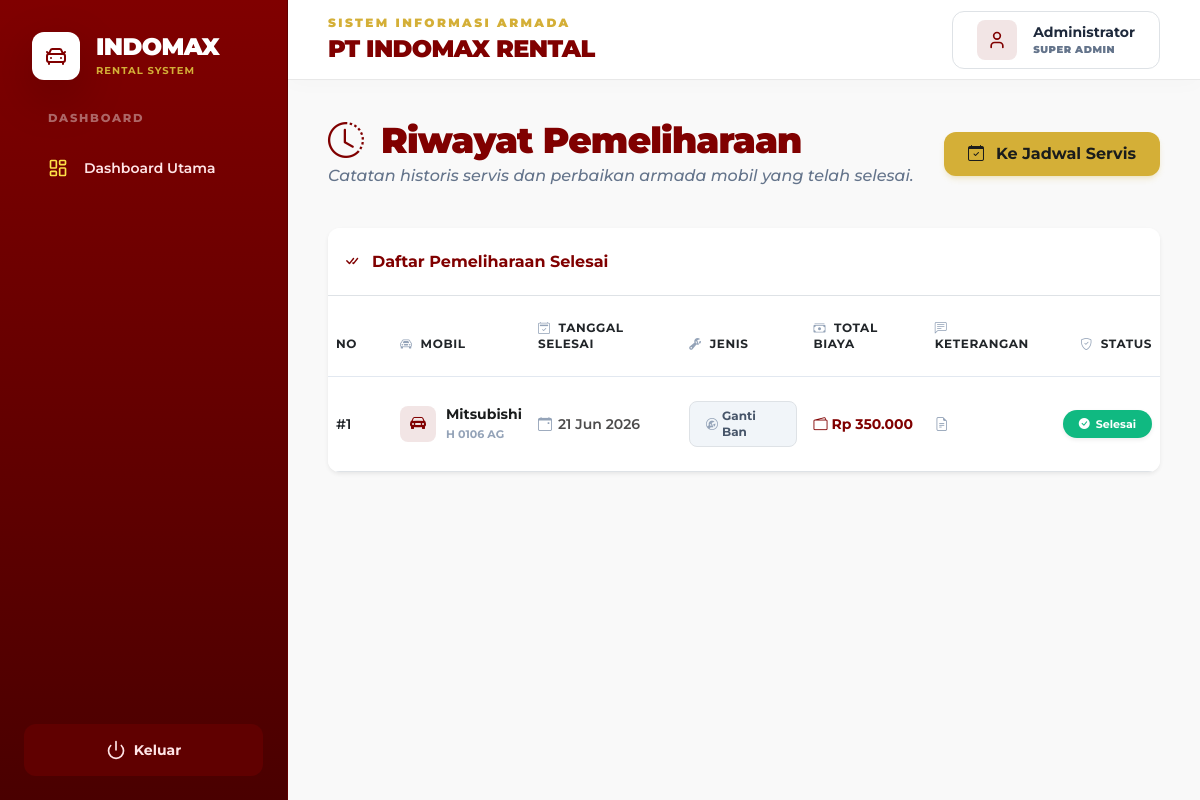
Page /Admin/riwayat_pemeliharaan.php on the earlier database version.
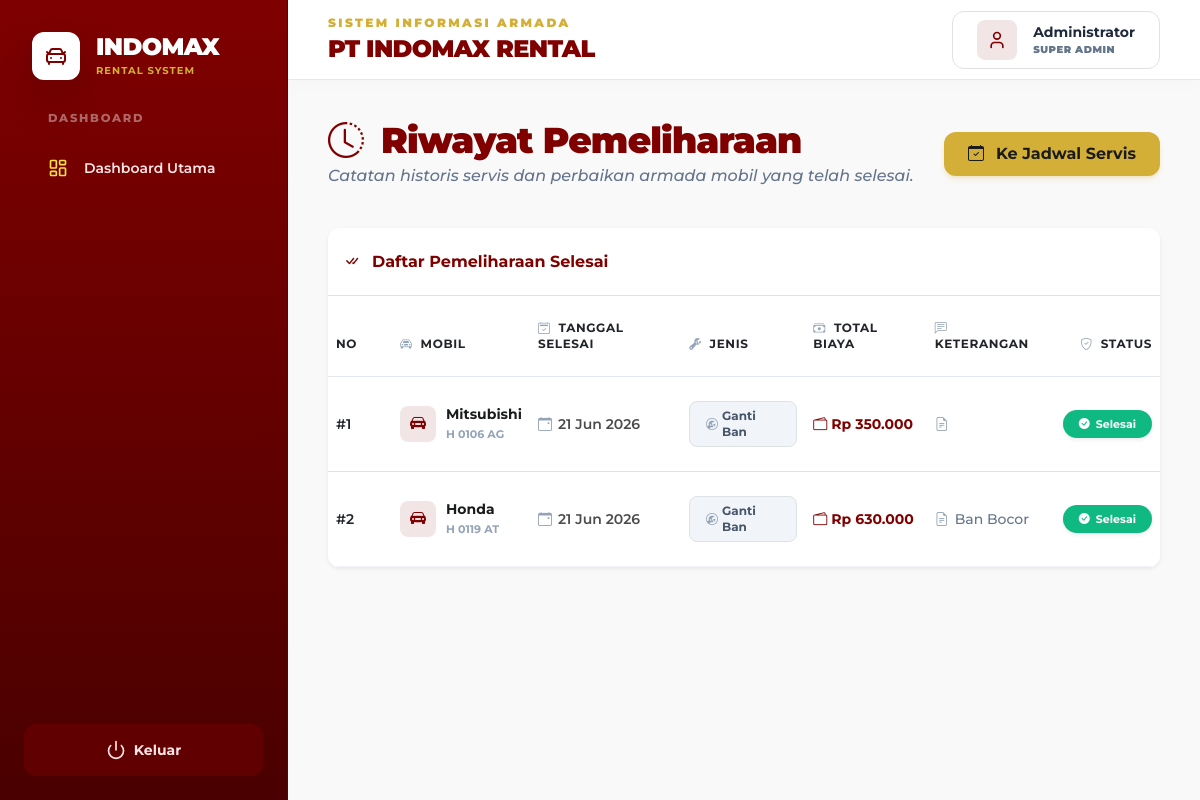
Same page on the later database version.
### tables this page shows
CREATE TABLE `pemeliharaan` (
  `id_pemeliharaan` int(11) NOT NULL,
  `kode_mobil` varchar(10) NOT NULL,
  `tanggal_pemeliharaan` date NOT NULL,
  `jenis_pemeliharaan` enum('Servis Rutin','Perbaikan Kerusakan','Ganti Ban','Ganti Oli','Lainnya') NOT NULL,
  `biaya_pemeliharaan` decimal(12,2) NOT NULL,
  `keterangan` text DEFAULT NULL,
  `status` enum('terjadwal','selesai') DEFAULT 'terjadwal'
);

CREATE TABLE `mobil` (
  `kode_mobil` varchar(10) NOT NULL,
  `merk` varchar(50) DEFAULT NULL,
  `jenis` varchar(50) DEFAULT NULL,
  `nopol` varchar(15) DEFAULT NULL,
  `tarif_per_hari` decimal(10,2) DEFAULT NULL,
  `status_mobil` enum('tersedia','disewa') DEFAULT 'tersedia',
  `Gambar` varchar(255) NOT NULL,
  `Unit_Tersedia` int(10) UNSIGNED NOT NULL
);

### Admin/riwayat_pemeliharaan.php (the view, shortened to what the changed rows need)
<?php
include 'koneksi.php';
$riwayat = mysqli_query($conn, "SELECT p.*, m.merk, m.nopol FROM pemeliharaan p JOIN mobil m ON p.kode_mobil = m.kode_mobil WHERE p.status = 'selesai' ORDER BY p.tanggal_pemeliharaan DESC");
?>
<div class="card border-0 shadow-sm rounded-xl overflow-hidden mb-10">
    <div class="card-body p-0">
        <div class="table-responsive">
            <table class="table table-hover align-middle mb-0 text-left border-collapse w-full">
                <thead class="bg-slate-50 border-b border-slate-200">
                    <tr class="text-slate-500 text-xs uppercase tracking-wider font-bold">
                        <th class="ps-6 py-4 w-16">No</th>
                        <th class="py-4"><i class="bi bi-car-front text-slate-400 me-1"></i> Mobil</th>
                        <th class="py-4"><i class="bi bi-calendar2-check text-slate-400 me-1"></i> Tanggal Selesai</th>
                        <th class="py-4"><i class="bi bi-wrench-adjustable text-slate-400 me-1"></i> Jenis</th>
                        <th class="py-4"><i class="bi bi-cash-stack text-slate-400 me-1"></i> Total Biaya</th>
                        <th class="py-4"><i class="bi bi-chat-left-text text-slate-400 me-1"></i> Keterangan</th>
                        <th class="pe-6 py-4 text-right"><i class="bi bi-shield-check text-slate-400 me-1"></i> Status</th>
                    </tr>
                </thead>
                <tbody class="divide-y divide-slate-100 bg-white">
                    <?php
                    $no = 1;
                    if ($riwayat && mysqli_num_rows($riwayat) > 0) {
                        while($r = mysqli_fetch_assoc($riwayat)) {
                    ?>
                    <tr class="hover:bg-slate-50/50 transition-colors group">
                        <td class="ps-6 py-4 text-sm font-semibold text-slate-400">#<?= $no++; ?></td>
                        <td class="py-4">
                            <div class="d-flex align-items-center gap-2.5">
                                <div class="w-9 h-9 rounded-lg bg-[#800000]/10 text-[#800000] flex items-center justify-center shrink-0">
                                    <i class="bi bi-car-front-fill fs-6"></i>
                                </div>
                                <div>
                                    <span class="fw-bold text-[#1a1c1c] text-sm block leading-tight"><?= htmlspecialchars($r['merk']); ?></span>
                                    <small class="text-slate-400 text-[11px] font-bold block mt-0.5"><?= htmlspecialchars($r['nopol']); ?></small>
                                </div>
                            </div>
                        </td>
                        <td class="py-4">
                            <span class="flex items-center gap-1.5 text-sm text-[#4d4c4c] font-semibold">
                                <i class="bi bi-calendar-event text-slate-400"></i> <?= date('d M Y', strtotime($r['tanggal_pemeliharaan'])); ?>
                            </span>
                        </td>
                        <td class="py-4">
                            <span class="inline-flex items-center gap-1 text-xs font-bold text-slate-600 bg-slate-100 px-3 py-1.5 rounded-lg border border-slate-200">
                                <i class="bi bi-wrench-adjustable-circle text-slate-400"></i> <?= htmlspecialchars($r['jenis_pemeliharaan']); ?>
                            </span>
                        </td>
                        <td class="py-4">
                            <span class="fw-bold text-[#800000] text-sm flex items-center gap-1">
                                <i class="bi bi-wallet2 text-[#800000]"></i> Rp <?= number_format($r['biaya_pemeliharaan'], 0, ',', '.'); ?>
                            </span>
                        </td>
                        <td class="py-4">
                            <span class="flex items-center gap-1.5 text-sm text-slate-500 font-medium max-w-xs truncate" title="<?= htmlspecialchars($r['keterangan']); ?>">
                                <i class="bi bi-file-earmark-text text-slate-400"></i> <?= htmlspecialchars($r['keterangan']); ?>
                            </span>
                        </td>
                        <td class="pe-6 py-4 text-right">
                            <span class="badge bg-[#10b981] text-white rounded-pill px-3 py-2 text-[11px] font-bold shadow-sm d-inline-flex align-items-center gap-1.5">
                                <i class="bi bi-check-circle-fill"></i> Selesai
                            </span>
                        </td>
                    </tr>
                    <?php
                        }
                    } else {
                        echo "<tr><td colspan='7' class='text-center py-10 text-slate-500 font-medium'>Belum ada riwayat pemeliharaan.</td></tr>";
                    }
                    ?>
                </tbody>
            </table>
        </div>
    </div>
</div>
</div> </main>
</div>
</body>
</html>

Differences in the rows shown:
now on this page (row edited): pemeliharaan: kode_mobil.merk "Honda", kode_mobil.nopol "H 0119 AT", tanggal_pemeliharaan "21 Jun 2026", jenis_pemeliharaan "Ganti Ban", biaya_pemeliharaan "630.000", keterangan "Ban Bocor"
